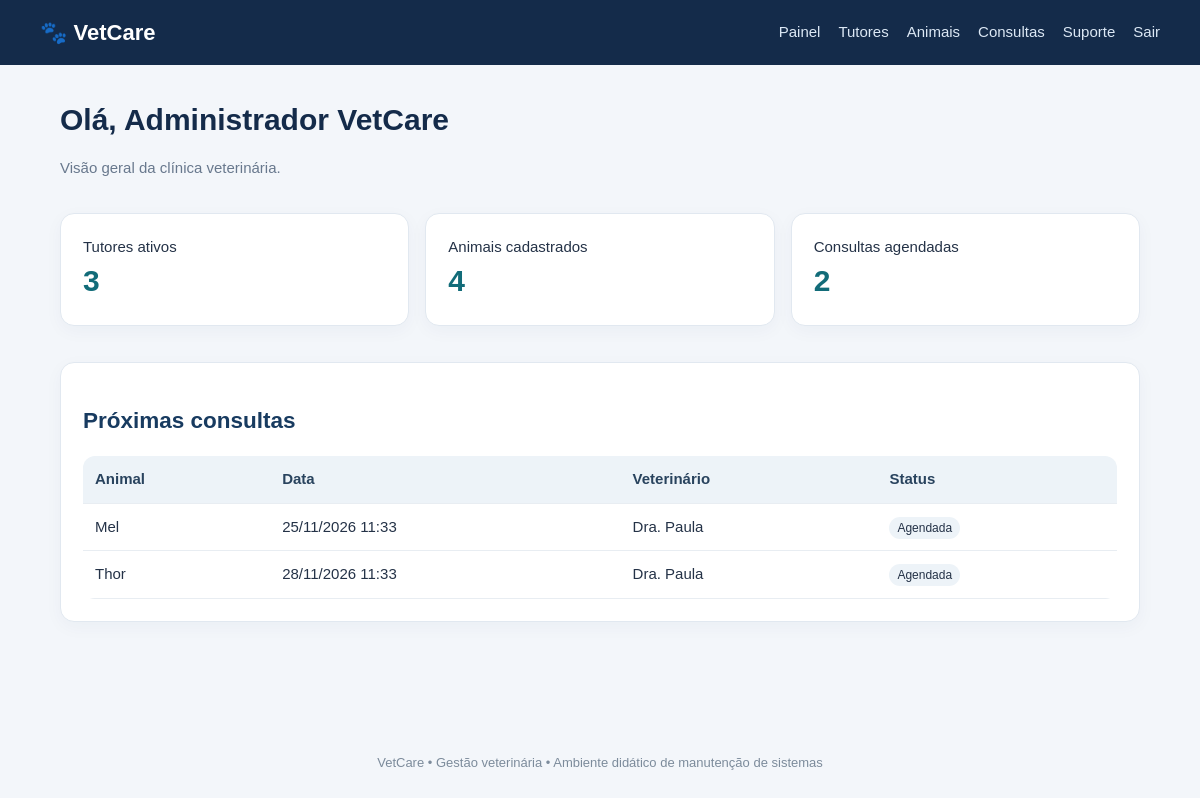
The page /vetcare_manutencao_djeniffer/index.php (signed in) on the database its author committed.
### tables this page shows
CREATE TABLE consultas (
  id INT AUTO_INCREMENT PRIMARY KEY,
  animal_id INT NOT NULL,
  data_consulta DATETIME NOT NULL,
  veterinario VARCHAR(120) NOT NULL,
  motivo VARCHAR(180),
  status VARCHAR(30) DEFAULT 'Agendada',
  observacoes TEXT,
  CONSTRAINT fk_consulta_animal FOREIGN KEY (animal_id) REFERENCES animais(id)
);

CREATE TABLE animais (
  id INT AUTO_INCREMENT PRIMARY KEY,
  tutor_id INT NOT NULL,
  nome VARCHAR(100) NOT NULL,
  especie VARCHAR(60),
  raca VARCHAR(80),
  nascimento DATE,
  sexo VARCHAR(20),
  observacoes TEXT,
  ativo TINYINT(1) DEFAULT 1,
  CONSTRAINT fk_animal_tutor FOREIGN KEY (tutor_id) REFERENCES tutores(id)
);

### vetcare_manutencao_djeniffer/index.php (the view, shortened to what this page needs)
<?php
require_once __DIR__.'/config/database.php';
$tutores=(int)$pdo->query("SELECT COUNT(*) FROM tutores WHERE ativo=1")->fetchColumn();
$animais=(int)$pdo->query("SELECT COUNT(*) FROM animais")->fetchColumn();
$consultas=(int)$pdo->query("SELECT COUNT(*) FROM consultas WHERE status='Agendada'")->fetchColumn();
$proximas=$pdo->query("SELECT c.*, a.nome AS animal FROM consultas c JOIN animais a ON a.id=c.animal_id WHERE c.data_consulta >= NOW() AND c.status <> 'Cancelada' ORDER BY c.data_consulta LIMIT 5")->fetchAll();
include __DIR__.'/includes/header.php';
?>
<h1>Olá, <?= htmlspecialchars($_SESSION['usuario_nome']) ?></h1>
<p class="muted">Visão geral da clínica veterinária.</p>
<div class="grid">
 <div class="stat"><span>Tutores ativos</span><strong><?= $tutores ?></strong></div>
 <div class="stat"><span>Animais cadastrados</span><strong><?= $animais ?></strong></div>
 <div class="stat"><span>Consultas agendadas</span><strong><?= $consultas ?></strong></div>
</div>
<section class="panel"><h2>Próximas consultas</h2>
<div class="table-wrap"><table><tr><th>Animal</th><th>Data</th><th>Veterinário</th><th>Status</th></tr>
<?php foreach($proximas as $c): ?><tr><td><?= htmlspecialchars($c['animal']) ?></td><td><?= date('d/m/Y H:i',strtotime($c['data_consulta'])) ?></td><td><?= htmlspecialchars($c['veterinario']) ?></td><td><span class="tag"><?= htmlspecialchars($c['status']) ?></span></td></tr><?php endforeach; ?>
</table></div></section>
<?php include __DIR__.'/includes/footer.php'; ?>

### vetcare_manutencao_djeniffer/assets/style.css (style rules this page uses)
* { box-sizing:border-box }
body { margin:0;background:#f3f6fa;color:#243247;font:15px/1.5 Arial,sans-serif }
h1 { margin:0 0 8px;color:#142b4a }
h2 { color:#183b60 }
.muted { color:#68788d }
.panel,.stat,.login-box { background:white;border:1px solid #e1e8f0;border-radius:14px;padding:22px;box-shadow:0 5px 18px #203c5b0a;margin:18px 0 }
.grid { display:grid;grid-template-columns:repeat(auto-fit,minmax(210px,1fr));gap:16px }
.stat strong { font-size:30px;display:block;color:#126c79 }
table { width:100%;border-collapse:collapse;background:white }
th,td { text-align:left;padding:12px;border-bottom:1px solid #e8edf2 }
th { background:#edf3f8;color:#29435e }
.table-wrap { overflow-x:auto;border-radius:12px }
.tag { padding:4px 8px;border-radius:20px;background:#edf3f8;font-size:12px }

### rows shown on the page
consultas: animal.nome "Mel", data_consulta "25/11/2026 11:33", veterinario "Dra. Paula", status "Agendada"
consultas: animal.nome "Thor", data_consulta "28/11/2026 11:33", veterinario "Dra. Paula", status "Agendada"

### other values the page prints
$_SESSION['usuario_nome'] "Administrador VetCare"
$tutores "3"
$animais "4"
$consultas "2"
